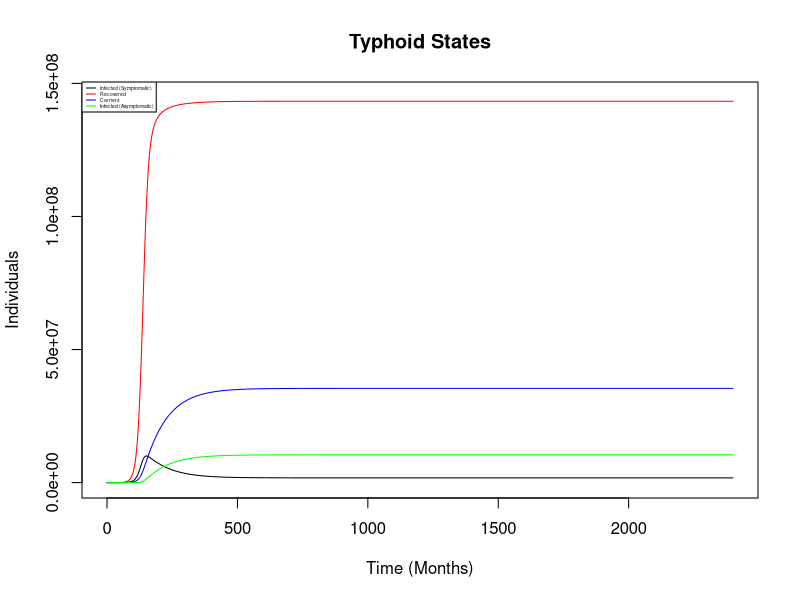
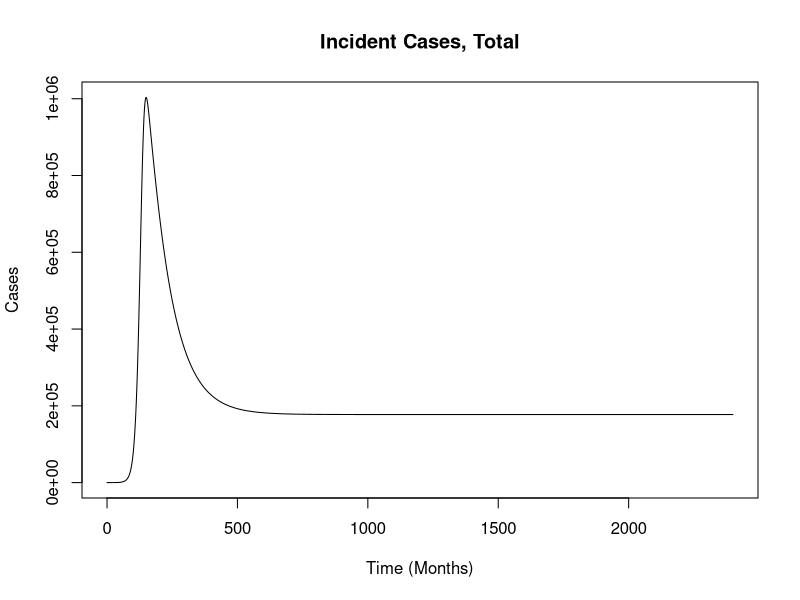

Source code (R) for these figures, in order:
library(deSolve)

######################## Typhoid model (no age structure, no vaccination)  ########################

typhoid_model <- function(times,yinit,pars){
  
  with(as.list(c(yinit,pars)), {
    # We need to run the model for a "burn-in period" of 200 years 
    # to get the "equilibrium" number of people in each state
    
    # get total population
    N = sum(yinit)
    
    # define demographic parameters 
    births <- mu_0*N
    die <- mu_0
    
    # Calculate force of infection vector
    lambda<- beta_0*sum(I_S, r_a*I_A, r_c*C) # =(I_S + r_a*I_A + r_C*I_C) 
    
    #differential equations
    # Susceptibles
    dS <- births - lambda*S - die*S 
    # Infecteds
    dI_S <- lambda*S - delta*I_S - die*I_S
    # Recovereds
    dR <- delta*(1-theta)*I_S + delta*I_A - w*R - die*R
    # Carriers
    dC <- delta*theta*I_S - die*C
    # Susceptible -- Previously Infected
    dS_R <- w*R - lambda*S_R - die*S_R
    # Infected -- Previously Infected (Asymptomatic)
    dI_A <- lambda*S_R - delta*I_A - die*I_A
    
    return(list(c(dS, dI_S, dR, dC, dS_R, dI_A)))})	
  
}

################## Setting Parameters ##################

#Demographic parameters (times in months)
pop0<- 1.35e9 # population size
mu_0 = 0.0015  # birth rate = death rate

#Transmission Parameter
beta_0 = .75e-9 # baseline transmission rate

#Infection parameters
delta = 1 #1/duration of infectiousness
theta = .03 # proportion of infected who become carriers
r_c = .25 # relative infectiousness of chronic carriers
r_a = .33 # relative infectiousness of asymptomatic (subsequent) infections
w = 1/12 # 1/duration of immunity from natural infection (rate at which immunity wanes after infection)
rep = 0.1 # probability of symptomatic disease (first infections)

# Save the parameter values
pars <- cbind(mu_0, beta_0, delta, theta, r_c, r_a, w)

############### Setting Time Frame ####################

start_burnin = 0 # start date
end_burnin = 200*12 #NOTE: time is in months. Set to 100 for burn-in, and extend to run longer
times_burnin <- seq(start_burnin, end_burnin, by = 1) # gives a sequence from start to end in increments of 1

############ Setting Initial Conditions ###############

init_prev <- .0000001   #initial prevalence (assume epidemic begins with very low prevalence)

# Create Matrix of Initial State Variables: 6 Disease Compartments
yinit_in <- c(S =(1-init_prev)*pop0, # assume everyone except those infected are susceptible to begin with
              I_S = init_prev*pop0, 
              R=0, 
              C=0, 
              S_R=0, 
              I_A=0)

############# Running The Model ####################

results <- as.data.frame(ode(y=yinit_in, times=times_burnin, func=typhoid_model, parms=pars, method='rk4'))

## calculate incident cases

# Calculate the incidence rate of new infections (aka the "force of infection")
incidence_rate_lambda = beta_0*(results[,'I_S'] + r_a*results[,'I_A'] + r_c*results[,'C'])

# Calculate the number of new cases at each time point 
incidence_total = rep*results[,'S']*incidence_rate_lambda

############# Plotting Results ######################

## State Variable Plots for Each Age Group ##
plot(times_burnin, results$I_S, type= "l", col = 'black',ylab="Individuals",xlab="Time (Months)", main = "Typhoid States", ylim=c(0,1.01*max(results$I_S,results$R,results$C,results$I_A)))
lines(times_burnin, results$R, col = 'red')
lines(times_burnin, results$C, col = 'blue' )
lines(times_burnin, results$I_A, col = 'green')
#lines(times_burnin, results$S, col = 'orange')

legend("topleft",legend=c("Infected (Symptomatic)","Recovered","Carriers","Infected (Asymptomatic)"), 
       col=c("black","red","blue","green"),
       lty=1, ncol=1, cex =.3, pt.cex = 1)

## Incidence Plot ##
plot(times_burnin, incidence_total,type= "l", col='black', ylab="Cases",xlab="Time (Months)",main="Incident Cases, Total")

############ Question 4 ##############

## Incidence rate calculation
## rate per 100,000 is calculated as (cases/population)*100,000

# Get annual incidence rate (per 100K people) at end of burn-in period 
